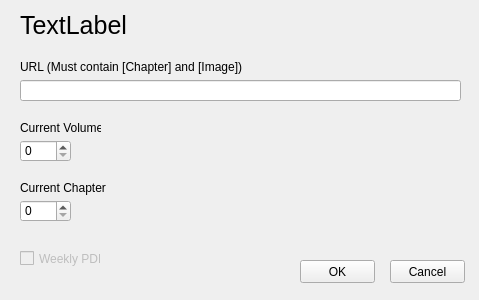
<?xml version="1.0" encoding="UTF-8"?>
<ui version="4.0">
 <class>Setting</class>
 <widget class="QWidget" name="Setting">
  <property name="geometry">
   <rect>
    <x>0</x>
    <y>0</y>
    <width>479</width>
    <height>300</height>
   </rect>
  </property>
  <property name="windowTitle">
   <string>Setting</string>
  </property>
  <widget class="QPushButton" name="OK">
   <property name="geometry">
    <rect>
     <x>300</x>
     <y>260</y>
     <width>75</width>
     <height>23</height>
    </rect>
   </property>
   <property name="text">
    <string>OK</string>
   </property>
  </widget>
  <widget class="QPushButton" name="Cancel">
   <property name="geometry">
    <rect>
     <x>390</x>
     <y>260</y>
     <width>75</width>
     <height>23</height>
    </rect>
   </property>
   <property name="text">
    <string>Cancel</string>
   </property>
  </widget>
  <widget class="QLabel" name="LabelSerie">
   <property name="geometry">
    <rect>
     <x>20</x>
     <y>10</y>
     <width>121</width>
     <height>31</height>
    </rect>
   </property>
   <property name="font">
    <font>
     <pointsize>19</pointsize>
    </font>
   </property>
   <property name="text">
    <string>TextLabel</string>
   </property>
  </widget>
  <widget class="QLabel" name="Tome">
   <property name="geometry">
    <rect>
     <x>20</x>
     <y>120</y>
     <width>81</width>
     <height>16</height>
    </rect>
   </property>
   <property name="text">
    <string>Current Volume</string>
   </property>
  </widget>
  <widget class="QLabel" name="Chapter">
   <property name="geometry">
    <rect>
     <x>20</x>
     <y>180</y>
     <width>101</width>
     <height>16</height>
    </rect>
   </property>
   <property name="text">
    <string>Current Chapter</string>
   </property>
  </widget>
  <widget class="QWidget" name="layoutWidget_2">
   <property name="geometry">
    <rect>
     <x>20</x>
     <y>60</y>
     <width>441</width>
     <height>41</height>
    </rect>
   </property>
   <layout class="QVBoxLayout" name="verticalLayout_3">
    <item>
     <widget class="QLabel" name="URL">
      <property name="text">
       <string>URL (Must contain [Chapter] and [Image])</string>
      </property>
     </widget>
    </item>
    <item>
     <widget class="QLineEdit" name="TextURL"/>
    </item>
   </layout>
  </widget>
  <widget class="QSpinBox" name="ChapterValue">
   <property name="geometry">
    <rect>
     <x>20</x>
     <y>200</y>
     <width>51</width>
     <height>22</height>
    </rect>
   </property>
   <property name="maximum">
    <number>5000</number>
   </property>
  </widget>
  <widget class="QSpinBox" name="VolumeValue">
   <property name="geometry">
    <rect>
     <x>20</x>
     <y>140</y>
     <width>51</width>
     <height>22</height>
    </rect>
   </property>
   <property name="maximum">
    <number>250</number>
   </property>
  </widget>
  <widget class="QCheckBox" name="BoxWeeklyPDF">
   <property name="enabled">
    <bool>false</bool>
   </property>
   <property name="geometry">
    <rect>
     <x>20</x>
     <y>250</y>
     <width>81</width>
     <height>17</height>
    </rect>
   </property>
   <property name="text">
    <string>Weekly PDF</string>
   </property>
  </widget>
 </widget>
 <resources/>
 <connections/>
</ui>
